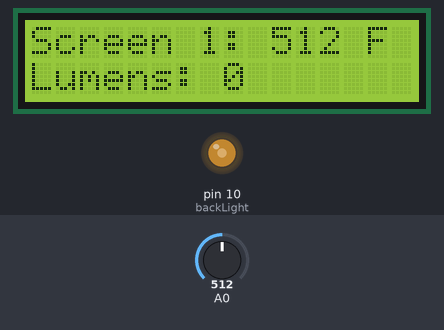
A sketch run on a simulated Arduino Uno, built with avr-gcc and run on an emulated ATmega328P. Parts: 16×2 character LCD, output pins drawn as LEDs (lit = HIGH). Inputs (shaded band) come from the test bench; at power-on: A0 = 512.

Above: at 1.2 s.
1.3 s: A0 set to 540
At 2.0 s:
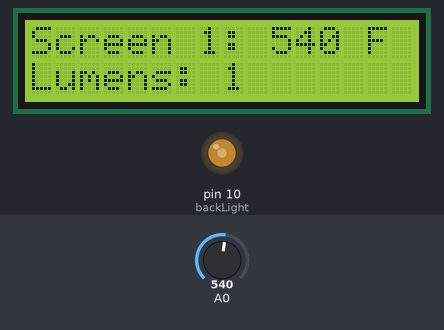
3.6 s: A0 set to 520
At 4.3 s:
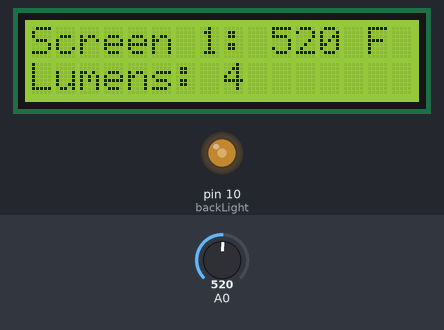
5.1 s: A0 set to 511
At 6.6 s:
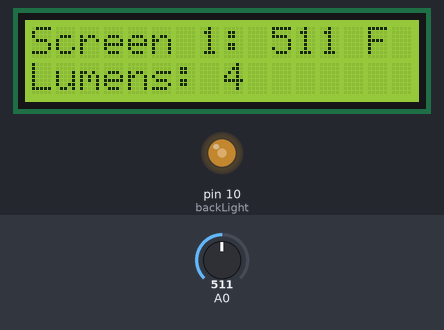
Timing chart, 0 to 8.1 s (numbered marks = the images above; inputs shaded):
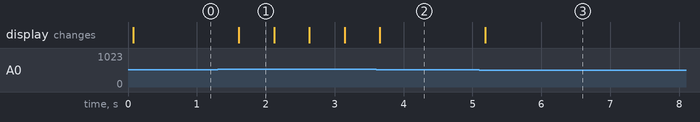

The sketch:

lcd_read_buttons.ino
```cpp
// (licence header left out)
#include <LiquidCrystal.h>
#include <math.h>


LiquidCrystal lcd(8, 9, 4, 5, 6, 7);
int backLight = 10;    // pin 10 will control the backlight
int adc_key_in = 0;
int button = 0;
int screen = 0;


void setup(void) {
  pinMode(backLight, OUTPUT);
  analogWrite(backLight, 120); // turn backlight on. Replace 'HIGH' with 'LOW' to turn it off.
  lcd.begin(16, 2);              // rows, columns.  use 16,2 for a 16x2 LCD, etc.
  lcd.clear();                   // start with a blank screen
  lcd.setCursor(0,0);            // set cursor to column 0, row 0
}


void printTemp(void) {

 int temp = analogRead(0);  // Read sensor
  lcd.clear();
  lcd.setCursor(0,0);
  lcd.print("Screen 1: ");
  lcd.print(temp);
  lcd.print(" F");
  lcd.setCursor(0,1);
  lcd.print("Lumens: ");
  lcd.print(screen);


 }

void loop(void) {
  read_buttons();
  printTemp();
  delay(500);
}


int read_buttons() //  read the buttons keyboard voltage test routine. Returns int ex: 'btnTEST' is #defined as '4'
     // button returned values centered at these values: 002, 130, 306, 478, 720 added approx 50 for buffer zone
     // use 'buttonTEST' program on seperate file to display the button values or troubleshoot
{
 adc_key_in = analogRead(0);  // read the value from the sensor for keypad and then test the value for button levels.
 delay(5); //switch debounce delay. Increase this delay if incorrect switch selections are returned.
 int k = (analogRead(0) - adc_key_in); //gives the button a slight range to allow for a little contact resistance noise
 if (5 < abs(k)) return 10;  // double checks the keypress. If the two readings are not equal +/-k value after debounce delay, it tries again. if (adc_key_in > 770)  return btnNONE;  // This is the 1st option for speed reasons since it will be the most likely result.
 if (adc_key_in > 770)  {button = -1; return -1;}  // This is the 1st option for speed reasons since it will be the most likely result.
 if (adc_key_in < 50)   {button = 5; return 5;}// SINGLE test             '>' button
 if (adc_key_in < 180)  {button = 3; return 3;}    // UP   test number scroll '^' button
 if (adc_key_in < 355)  {button = 4; return 4;} // DOWN test number scroll 'v' button
 if (adc_key_in < 530)  {button = 2; return 2;} // FAILed re-test          '>>' button
 if (adc_key_in < 770)  {screen = screen + 1; return 1;} // TEST all automatically  'TEST' button
}
```

Measured:
- after the input at 1.3 s, the display: changes after 0.31 s (image 1)
- after the input at 5.1 s, the display: changes after 0.09 s (image 3)
- what the display in image 1 shows lasts 0.5 s, from 1.6 s to 2.1 s
